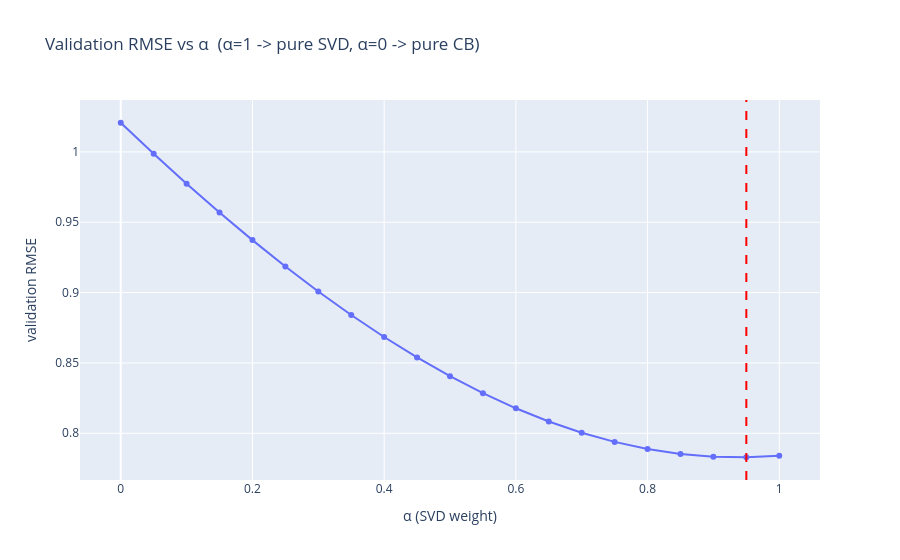

Source (notebook cell):
### Markdown cell above
## α-sweep curve

### Code cell
fig = px.line(x=alphas, y=rmses, markers=True,
              title="Validation RMSE vs α  (α=1 -> pure SVD, α=0 -> pure CB)",
              labels={"x": "α (SVD weight)", "y": "validation RMSE"})
fig.add_vline(x=best, line_dash="dash", line_color="red")
save_fig(fig, "eval_weighted_alpha")

### Figure 1 — Plotly figure (JSON) as saved in the notebook; plotly's stock layout.template omitted (floating-point values rounded to 4 significant figures)
{"data": [{"hovertemplate": "α (SVD weight)=%{x}<br>validation RMSE=%{y}<extra></extra>", "legendgroup": "", "line": {"color": "#636efa", "dash": "solid"}, "marker": {"symbol": "circle"}, "mode": "lines+markers", "name": "", "orientation": "v", "showlegend": false, "type": "scatter", "x": [0.0, 0.05, 0.1, 0.15, 0.2, 0.25, 0.3, 0.35, 0.4, 0.45, 0.5, 0.55, 0.6, 0.65, 0.7, 0.75, 0.8, 0.85, 0.9, 0.95, 1.0], "xaxis": "x", "y": [1.021, 0.9987, 0.9774, 0.9569, 0.9373, 0.9186, 0.9008, 0.8841, 0.8684, 0.8539, 0.8406, 0.8285, 0.8178, 0.8084, 0.8004, 0.7939, 0.7889, 0.7854, 0.7834, 0.783, 0.7841], "yaxis": "y"}], "layout": {"legend": {"tracegroupgap": 0}, "shapes": [{"line": {"color": "red", "dash": "dash"}, "type": "line", "x0": 0.95, "x1": 0.95, "xref": "x", "y0": 0, "y1": 1, "yref": "y domain"}], "title": {"text": "Validation RMSE vs α  (α=1 -> pure SVD, α=0 -> pure CB)"}, "xaxis": {"anchor": "y", "domain": [0, 1], "title": {"text": "α (SVD weight)"}}, "yaxis": {"anchor": "x", "domain": [0, 1], "title": {"text": "validation RMSE"}}}}
